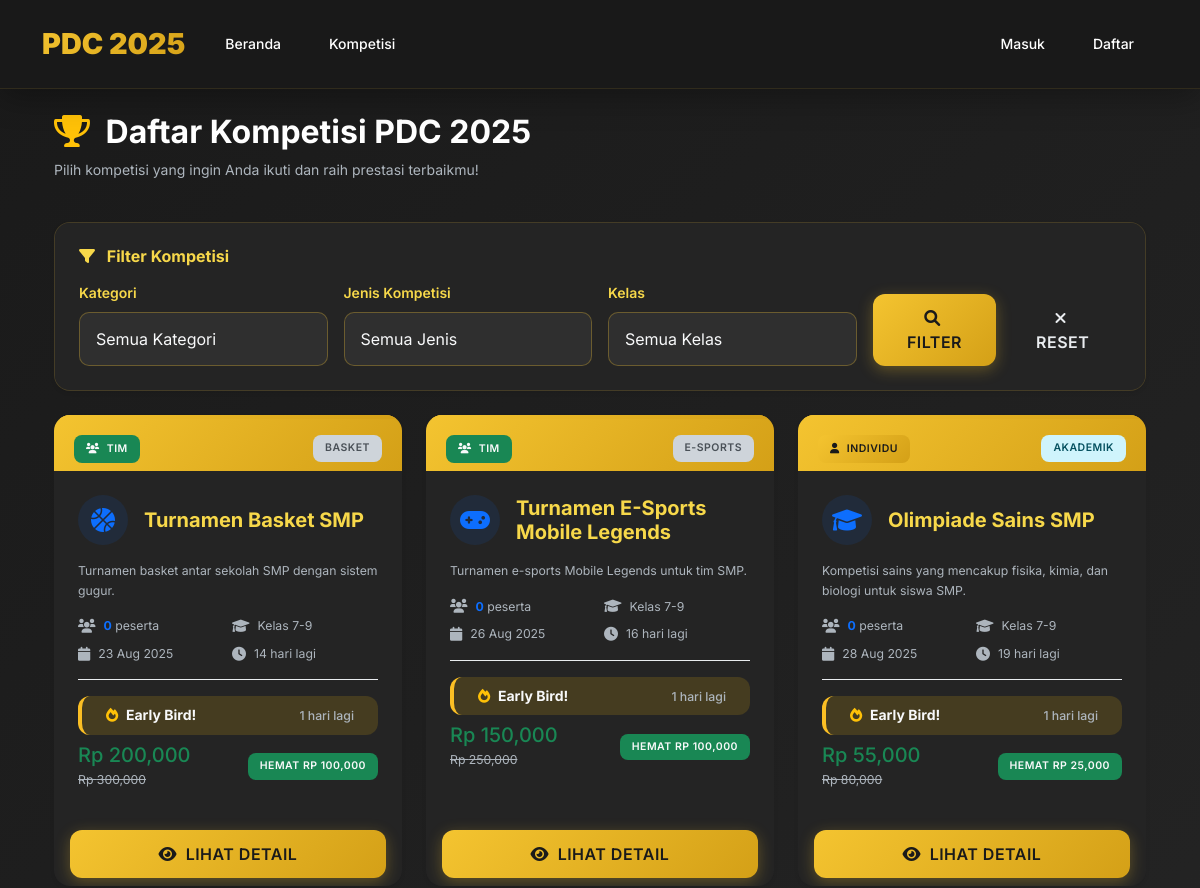
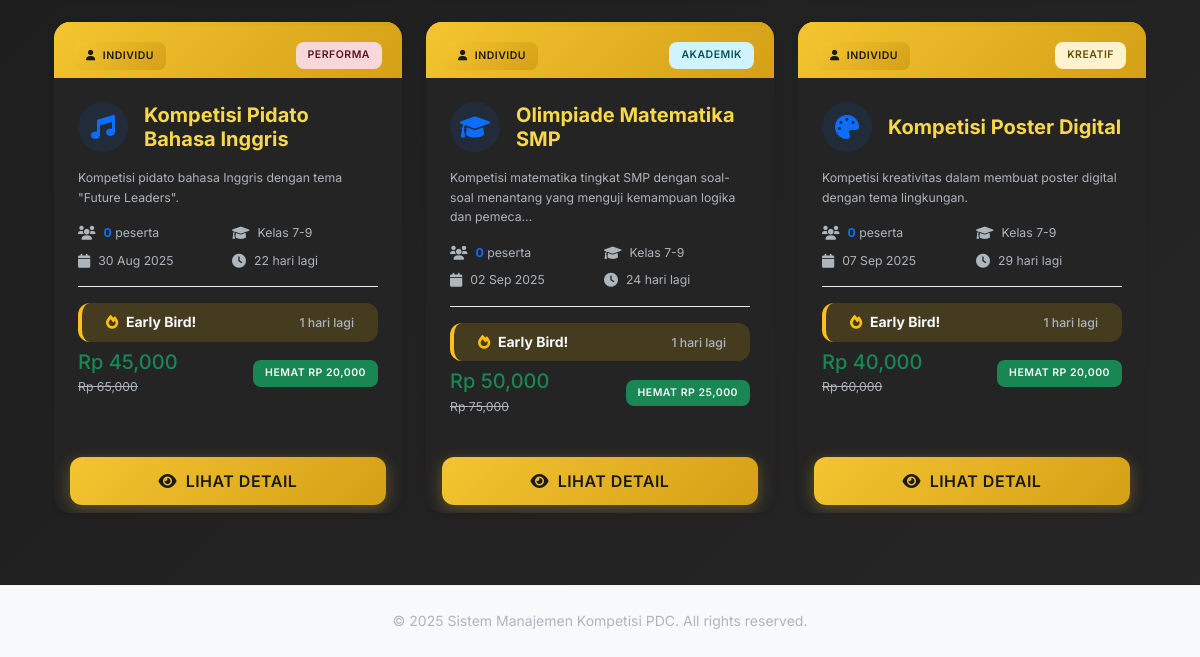
The app's page /kompetisi/, older data (2 pictures, top to bottom).
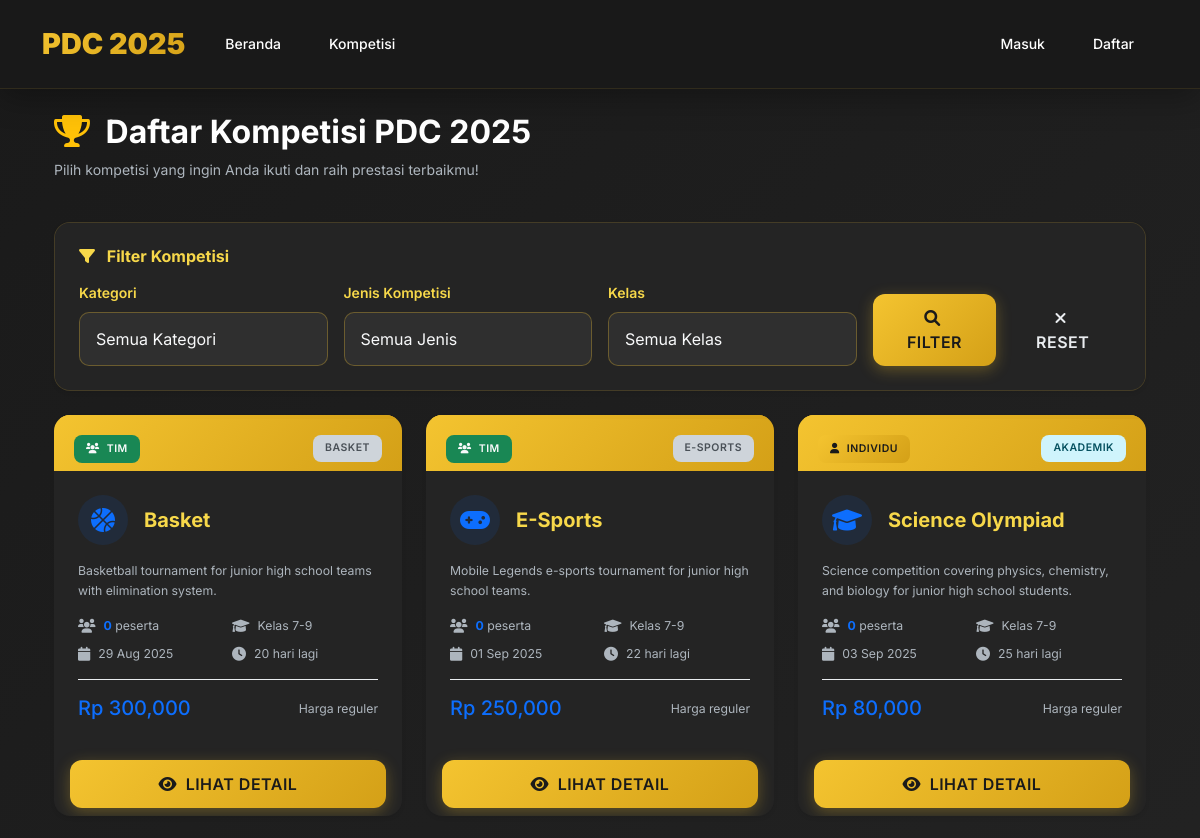
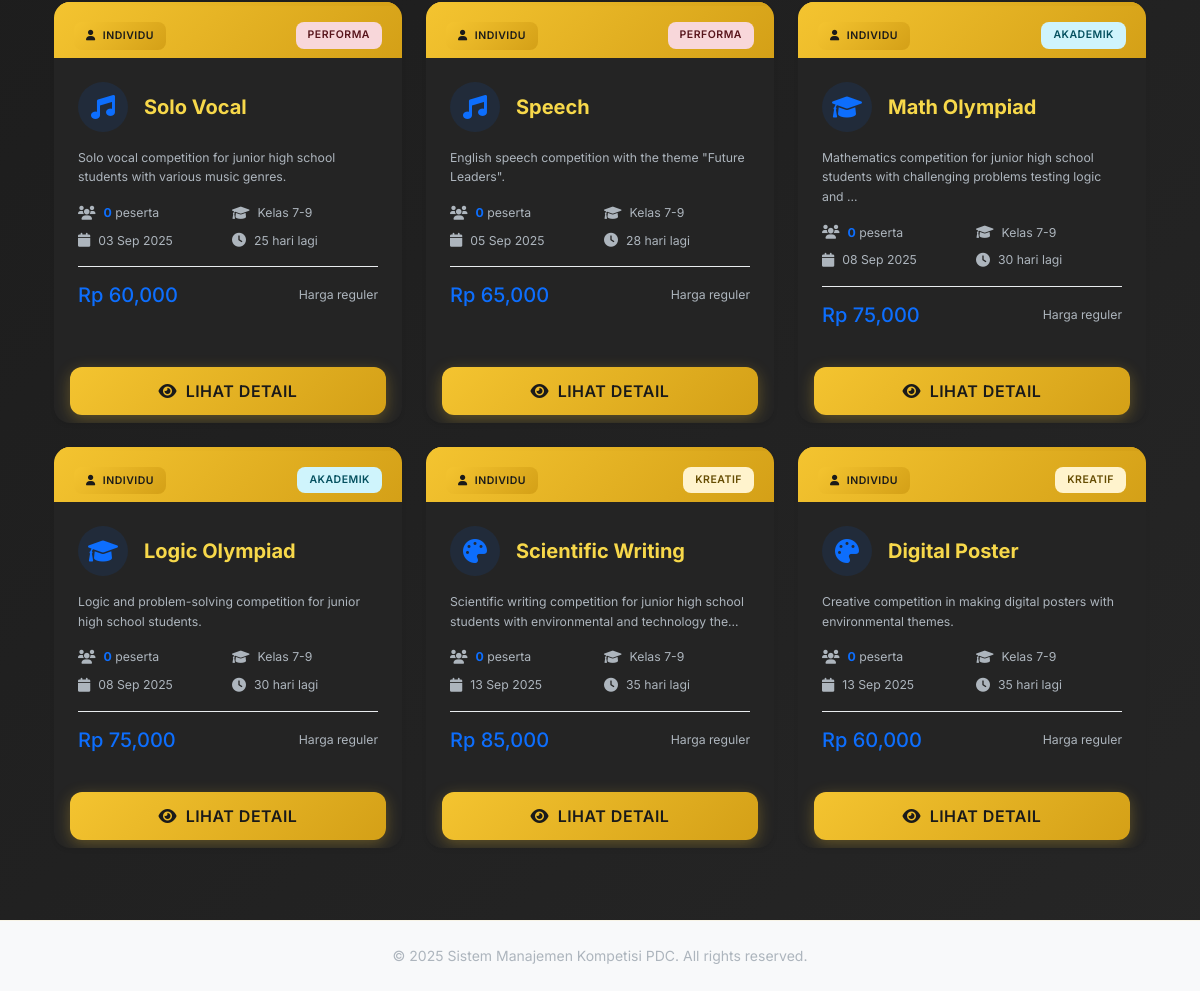
The same page, newer data (2 pictures, top to bottom).
### app/models/competition.py (models this page shows, shortened)
class Competition(db.Model):
    __tablename__ = 'competitions'
    id = db.Column(db.Integer, primary_key=True)
    nama_kompetisi = db.Column(db.String(100), nullable=False)
    deskripsi = db.Column(db.Text)
    kategori = db.Column(db.String(50), nullable=False)  # 'individual' or 'team'
    jenis = db.Column(db.String(50), nullable=False)  # 'academic', 'creative', 'performance', 'basketball', 'esports'
    harga_early_bird = db.Column(db.Integer, nullable=False)  # Early bird price in rupiah
    harga_reguler = db.Column(db.Integer, nullable=False)  # Regular price in rupiah
    tanggal_mulai_early_bird = db.Column(db.DateTime, nullable=False)
    tanggal_akhir_early_bird = db.Column(db.DateTime, nullable=False)
    deadline_registrasi = db.Column(db.DateTime, nullable=False)
    tanggal_kompetisi = db.Column(db.DateTime, nullable=False)
    min_kelas = db.Column(db.Integer, default=7, nullable=False)
    max_kelas = db.Column(db.Integer, default=9, nullable=False)
    min_anggota = db.Column(db.Integer)  # Minimum team members
    max_anggota = db.Column(db.Integer)  # Maximum team members
    created_at = db.Column(db.DateTime, default=datetime.utcnow)
    updated_at = db.Column(db.DateTime, default=datetime.utcnow, onupdate=datetime.utcnow)
    registrations = db.relationship('Registration', backref='competition', lazy='dynamic')
    teams = db.relationship('Team', backref='competition', lazy='dynamic')
    def is_early_bird_active(self):
        now = datetime.utcnow()
        return (self.tanggal_mulai_early_bird <= now <= self.tanggal_akhir_early_bird)
    def get_participant_count(self):
        return self.registrations.filter_by(status='approved').count()
    def get_early_bird_savings(self):
        return self.harga_reguler - self.harga_early_bird
    def get_early_bird_days_left(self):
        if not self.is_early_bird_active():
            return 0
        now = datetime.utcnow()
        if now < self.tanggal_mulai_early_bird:
            return 0
        days_left = (self.tanggal_akhir_early_bird - now).days
        return max(0, days_left)
    def is_registration_open(self):
        return datetime.utcnow() <= self.deadline_registrasi
    def get_registration_days_left(self):
        if not self.is_registration_open():
            return 0
        days_left = (self.deadline_registrasi - datetime.utcnow()).days
        return max(0, days_left)
    def get_competition_type_display(self):
        type_mapping = {
            'academic': 'Akademik',
            'creative': 'Kreatif',
            'performance': 'Performa',
            'basketball': 'Basket',
            'esports': 'E-Sports'
        }
        return type_mapping.get(self.jenis, self.jenis.title())
    def get_category_display(self):
        return 'Individu' if self.kategori == 'individual' else 'Tim'
    def get_competition_icon(self):
        type_icons = {
            'academic': 'fas fa-graduation-cap',
            'creative': 'fas fa-palette',
            'performance': 'fas fa-music',
            'basketball': 'fas fa-basketball-ball',
            'esports': 'fas fa-gamepad'
        }
        if self.jenis in type_icons:
            return type_icons[self.jenis]

### app/blueprints/competition/routes.py (the view, shortened to what this page needs)
@bp.route('/')
def index():
    kategori_filter = request.args.get('kategori', '')
    jenis_filter = request.args.get('jenis', '')
    kelas_filter = request.args.get('kelas', type=int)
    query = Competition.query
    if kategori_filter:
        query = query.filter(Competition.kategori == kategori_filter)
    if jenis_filter:
        query = query.filter(Competition.jenis == jenis_filter)
    competitions = query.order_by(Competition.tanggal_kompetisi.asc()).all()
    all_competitions = Competition.query.all()
    available_categories = list(set(comp.kategori for comp in all_competitions))
    available_types = list(set(comp.jenis for comp in all_competitions))
    available_grades = list(range(7, 10))  # Grades 7, 8, 9
    return render_template('competition/index.html',
                         competitions=competitions,
                         available_categories=available_categories,
                         available_types=available_types,
                         available_grades=available_grades,
                         current_filters={
                             'kategori': kategori_filter,
                             'jenis': jenis_filter,
                             'kelas': kelas_filter
                         })

### app/templates/competition/index.html (shortened to what this page needs)
{% extends "base.html" %}
{% block content %}
<div class="container-fluid">
    <div class="row mb-4">
        <div class="col-12">
            <h2 class="mb-2">
                <i class="fas fa-trophy text-warning me-2"></i>
                Daftar Kompetisi PDC 2025
            </h2>
            <p class="text-muted">Pilih kompetisi yang ingin Anda ikuti dan raih prestasi terbaikmu!</p>
        </div>
    </div>
    <div class="row mb-4">
        <div class="col-12">
            <div class="card shadow-sm">
                <div class="card-body">
                    <h6 class="card-title mb-3">
                        <i class="fas fa-filter me-2"></i>
                        Filter Kompetisi
                    </h6>
                    <form method="GET" class="row g-3">
                        <div class="col-md-3">
                            <label for="kategori" class="form-label">Kategori</label>
                            <select class="form-select" id="kategori" name="kategori">
                                <option value="">Semua Kategori</option>
                            </select>
                        </div>
                        <div class="col-md-3">
                            <label for="jenis" class="form-label">Jenis Kompetisi</label>
                            <select class="form-select" id="jenis" name="jenis">
                                <option value="">Semua Jenis</option>
                            </select>
                        </div>
                        <div class="col-md-3">
                            <label for="kelas" class="form-label">Kelas</label>
                            <select class="form-select" id="kelas" name="kelas">
                                <option value="">Semua Kelas</option>
                            </select>
                        </div>
                        <div class="col-md-3 d-flex align-items-end">
                            <button type="submit" class="btn btn-primary me-2">
                                <i class="fas fa-search me-1"></i>
                                Filter
                            </button>
                            <a href="{{ url_for('competition.index') }}" class="btn btn-outline-secondary">
                                <i class="fas fa-times me-1"></i>
                                Reset
                            </a>
                        </div>
                    </form>
                </div>
            </div>
        </div>
    </div>
    <div class="row">
        {% if competitions %}
            {% for competition in competitions %}
                <div class="col-lg-6 col-xl-4 mb-4">
                    <div class="card h-100 shadow-sm border-0 competition-card" data-competition-id="{{ competition.id }}">
                        <div class="card-header bg-transparent border-0 pb-0">
                            <div class="d-flex justify-content-between align-items-start">
                                <span class="badge
                                    {% if competition.kategori == 'individual' %}bg-primary
                                    {% else %}bg-success{% endif %} mb-2">
                                    <i class="fas
                                        {% if competition.kategori == 'individual' %}fa-user
                                        {% else %}fa-users{% endif %} me-1"></i>
                                    {{ competition.get_category_display() }}
                                </span>
                                <span class="badge
                                    {% if competition.jenis == 'academic' %}bg-info-subtle text-info-emphasis
                                    {% elif competition.jenis == 'creative' %}bg-warning-subtle text-warning-emphasis
                                    {% elif competition.jenis == 'performance' %}bg-danger-subtle text-danger-emphasis
                                    {% else %}bg-dark-subtle text-dark-emphasis{% endif %}">
                                    {{ competition.get_competition_type_display() }}
                                </span>
                            </div>
                        </div>
                        <div class="card-body">
                            <div class="d-flex align-items-center mb-3">
                                <div class="icon-circle bg-primary bg-opacity-10 me-3">
                                    <i class="{{ competition.get_competition_icon() }} text-primary" style="font-size: 1.5rem;"></i>
                                </div>
                                <h5 class="card-title mb-0">{{ competition.nama_kompetisi }}</h5>
                            </div>
                            <p class="card-text text-muted small mb-3">{{ competition.deskripsi[:100] }}{% if competition.deskripsi|length > 100 %}...{% endif %}</p>
                            <div class="row g-2 mb-3">
                                <div class="col-6">
                                    <div class="d-flex align-items-center">
                                        <i class="fas fa-users text-muted me-2"></i>
                                        <small class="text-muted">
                                            <span class="fw-bold text-primary participant-count">{{ competition.get_participant_count() }}</span> peserta
                                        </small>
                                    </div>
                                </div>
                                <div class="col-6">
                                    <div class="d-flex align-items-center">
                                        <i class="fas fa-graduation-cap text-muted me-2"></i>
                                        <small class="text-muted">Kelas {{ competition.min_kelas }}-{{ competition.max_kelas }}</small>
                                    </div>
                                </div>
                                <div class="col-6">
                                    <div class="d-flex align-items-center">
                                        <i class="fas fa-calendar text-muted me-2"></i>
                                        <small class="text-muted">{{ competition.tanggal_kompetisi.strftime('%d %b %Y') }}</small>
                                    </div>
                                </div>
                                <div class="col-6">
                                    <div class="d-flex align-items-center">
                                        <i class="fas fa-clock text-muted me-2"></i>
                                        <small class="text-muted">
                                            {% if competition.get_registration_days_left() > 0 %}
                                                {{ competition.get_registration_days_left() }} hari lagi
                                            {% else %}
                                                <span class="text-danger">Ditutup</span>
                                            {% endif %}
                                        </small>
                                    </div>
                                </div>
                            </div>
                            <div class="pricing-section mb-3">
                                {% if competition.is_early_bird_active() %}
                                    <div class="alert alert-warning py-2 mb-2">
                                        <div class="d-flex justify-content-between align-items-center">
                                            <div>
                                                <i class="fas fa-fire text-warning me-1"></i>
                                                <strong>Early Bird!</strong>
                                            </div>
                                            <div class="text-end">
                                                <small class="text-muted">{{ competition.get_early_bird_days_left() }} hari lagi</small>
                                            </div>
                                        </div>
                                    </div>
                                    <div class="d-flex justify-content-between align-items-center">
                                        <div>
                                            <span class="h5 text-success mb-0">Rp {{ "{:,}".format(competition.harga_early_bird) }}</span>
                                            <br>
                                            <small class="text-muted text-decoration-line-through">Rp {{ "{:,}".format(competition.harga_reguler) }}</small>
                                        </div>
                                        <div class="text-end">
                                            <span class="badge bg-success">
                                                Hemat Rp {{ "{:,}".format(competition.get_early_bird_savings()) }}
                                            </span>
                                        </div>
                                    </div>
                                {% else %}
                                    <div class="d-flex justify-content-between align-items-center">
                                        <span class="h5 text-primary mb-0">Rp {{ "{:,}".format(competition.harga_reguler) }}</span>
                                        {% if competition.get_early_bird_days_left() == 0 and competition.is_registration_open() %}
                                            <small class="text-muted">Harga reguler</small>
                                        {% endif %}
                                    </div>
                                {% endif %}
                            </div>
                        </div>
                        <div class="card-footer bg-transparent border-0 pt-0">
                            <div class="d-grid">
                                {% if competition.is_registration_open() %}
                                    <a href="{{ url_for('competition.detail', id=competition.id) }}"
                                       class="btn btn-primary">
                                        <i class="fas fa-eye me-1"></i>
                                        Lihat Detail
                                    </a>
                                {% else %}
                                    <button class="btn btn-secondary" disabled>
                                        <i class="fas fa-lock me-1"></i>
                                        Pendaftaran Ditutup
                                    </button>
                                {% endif %}
                            </div>
                        </div>
                    </div>
                </div>
            {% endfor %}
        {% endif %}
    </div>
</div>
<link rel="stylesheet" href="https://cdnjs.cloudflare.com/ajax/libs/font-awesome/6.0.0/css/all.min.css">
{% endblock %}

Row changes from the older to the newer data that the page shows:
removed Competition: category "TIM", competition_type "BASKET", nama_kompetisi "Turnamen Basket SMP", deskripsi "Turnamen basket antar sekolah SMP dengan sistem gugur.", get_participant_count "0", min_kelas "7", max_kelas "9", tanggal_kompetisi "23 Aug 2025", get_registration_days_left "14", get_early_bird_days_left "1", harga_early_bird "200,000", harga_reguler "300,000", get_early_bird_savings "100,000"
removed Competition: category "TIM", competition_type "E-SPORTS", nama_kompetisi "Turnamen E-Sports Mobile Legends", deskripsi "Turnamen e-sports Mobile Legends untuk tim SMP.", get_participant_count "0", min_kelas "7", max_kelas "9", tanggal_kompetisi "26 Aug 2025", get_registration_days_left "16", get_early_bird_days_left "1", harga_early_bird "150,000", harga_reguler "250,000", get_early_bird_savings "100,000"
removed Competition: category "INDIVIDU", competition_type "AKADEMIK", nama_kompetisi "Olimpiade Matematika SMP", deskripsi "Kompetisi matematika tingkat SMP dengan soal-soal menantang yang menguji kemampuan logika dan pemeca", get_participant_count "0", min_kelas "7", max_kelas "9", tanggal_kompetisi "02 Sep 2025", get_registration_days_left "24", get_early_bird_days_left "1", harga_early_bird "50,000", harga_reguler "75,000", get_early_bird_savings "25,000"
added Competition: category "TIM", competition_type "BASKET", nama_kompetisi "Basket", deskripsi "Basketball tournament for junior high school teams with elimination system.", get_participant_count "0", min_kelas "7", max_kelas "9", tanggal_kompetisi "29 Aug 2025", get_registration_days_left "20", harga_reguler "300,000", shows "Harga reguler"
added Competition: category "TIM", competition_type "E-SPORTS", nama_kompetisi "E-Sports", deskripsi "Mobile Legends e-sports tournament for junior high school teams.", get_participant_count "0", min_kelas "7", max_kelas "9", tanggal_kompetisi "01 Sep 2025", get_registration_days_left "22", harga_reguler "250,000", shows "Harga reguler"
changed Competition: jenis "creative" → "academic" (drawn); competition_type "KREATIF" → "AKADEMIK"; nama_kompetisi "Kompetisi Poster Digital" → "Science Olympiad"; deskripsi "Kompetisi kreativitas dalam membuat poster digital dengan tema lingkungan." → "Science competition covering physics, chemistry, and biology for junior high school students."; tanggal_kompetisi "07 Sep 2025" → "03 Sep 2025"; get_registration_days_left "29" → "25"; get_early_bird_days_left "1" → (not shown); harga_early_bird "40,000" → (not shown); harga_reguler "60,000" → "80,000"; get_early_bird_savings "20,000" → (not shown); tanggal_mulai_early_bird "Early Bird! hari lagi HEMAT RP" → "Harga reguler"; moves up the list
added Competition: category "INDIVIDU", competition_type "PERFORMA", nama_kompetisi "Solo Vocal", deskripsi "Solo vocal competition for junior high school students with various music genres.", get_participant_count "0", min_kelas "7", max_kelas "9", tanggal_kompetisi "03 Sep 2025", get_registration_days_left "25", harga_reguler "60,000", shows "Harga reguler"
added Competition: category "INDIVIDU", competition_type "PERFORMA", nama_kompetisi "Speech", deskripsi "English speech competition with the theme \"Future Leaders\".", get_participant_count "0", min_kelas "7", max_kelas "9", tanggal_kompetisi "05 Sep 2025", get_registration_days_left "28", harga_reguler "65,000", shows "Harga reguler"
changed Competition: nama_kompetisi "Olimpiade Sains SMP" → "Math Olympiad"; deskripsi "Kompetisi sains yang mencakup fisika, kimia, dan biologi untuk siswa SMP." → "Mathematics competition for junior high school students with challenging problems testing logic and"; tanggal_kompetisi "28 Aug 2025" → "08 Sep 2025"; get_registration_days_left "19" → "30"; get_early_bird_days_left "1" → (not shown); harga_early_bird "55,000" → (not shown); harga_reguler "80,000" → "75,000"; get_early_bird_savings "25,000" → (not shown); tanggal_mulai_early_bird "Early Bird! hari lagi HEMAT RP" → "Harga reguler"
changed Competition: jenis "performance" → "academic" (drawn); competition_type "PERFORMA" → "AKADEMIK"; nama_kompetisi "Kompetisi Pidato Bahasa Inggris" → "Logic Olympiad"; deskripsi "Kompetisi pidato bahasa Inggris dengan tema \"Future Leaders\"." → "Logic and problem-solving competition for junior high school students."; tanggal_kompetisi "30 Aug 2025" → "08 Sep 2025"; get_registration_days_left "22" → "30"; get_early_bird_days_left "1" → (not shown); harga_early_bird "45,000" → (not shown); harga_reguler "65,000" → "75,000"; get_early_bird_savings "20,000" → (not shown); tanggal_mulai_early_bird "Early Bird! hari lagi HEMAT RP" → "Harga reguler"
added Competition: category "INDIVIDU", competition_type "KREATIF", nama_kompetisi "Scientific Writing", deskripsi "Scientific writing competition for junior high school students with environmental and technology the", get_participant_count "0", min_kelas "7", max_kelas "9", tanggal_kompetisi "13 Sep 2025", get_registration_days_left "35", harga_reguler "85,000", shows "Harga reguler"
added Competition: category "INDIVIDU", competition_type "KREATIF", nama_kompetisi "Digital Poster", deskripsi "Creative competition in making digital posters with environmental themes.", get_participant_count "0", min_kelas "7", max_kelas "9", tanggal_kompetisi "13 Sep 2025", get_registration_days_left "35", harga_reguler "60,000", shows "Harga reguler"
